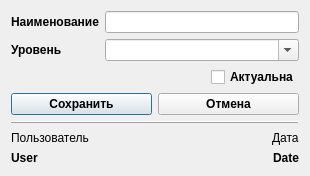
<?xml version="1.0" encoding="UTF-8"?>
<ui version="4.0">
 <class>CCppsstDialog</class>
 <widget class="QDialog" name="CCppsstDialog">
  <property name="windowModality">
   <enum>Qt::WindowModal</enum>
  </property>
  <property name="geometry">
   <rect>
    <x>0</x>
    <y>0</y>
    <width>310</width>
    <height>176</height>
   </rect>
  </property>
  <property name="sizePolicy">
   <sizepolicy hsizetype="Preferred" vsizetype="Preferred">
    <horstretch>0</horstretch>
    <verstretch>0</verstretch>
   </sizepolicy>
  </property>
  <property name="minimumSize">
   <size>
    <width>310</width>
    <height>176</height>
   </size>
  </property>
  <property name="maximumSize">
   <size>
    <width>310</width>
    <height>176</height>
   </size>
  </property>
  <property name="acceptDrops">
   <bool>true</bool>
  </property>
  <property name="windowTitle">
   <string>Dialog</string>
  </property>
  <property name="modal">
   <bool>true</bool>
  </property>
  <layout class="QGridLayout" name="gridLayout_2">
   <item row="0" column="0">
    <layout class="QGridLayout" name="gLayoutDictionaryTemplate">
     <item row="0" column="0">
      <widget class="QLabel" name="labelItem">
       <property name="sizePolicy">
        <sizepolicy hsizetype="Fixed" vsizetype="Preferred">
         <horstretch>0</horstretch>
         <verstretch>0</verstretch>
        </sizepolicy>
       </property>
       <property name="font">
        <font>
         <family>Arial</family>
         <pointsize>9</pointsize>
         <weight>75</weight>
         <bold>true</bold>
        </font>
       </property>
       <property name="text">
        <string>Наименование</string>
       </property>
      </widget>
     </item>
     <item row="0" column="1">
      <widget class="QLineEdit" name="lineEditName"/>
     </item>
     <item row="1" column="0">
      <widget class="QLabel" name="labelIcon">
       <property name="font">
        <font>
         <family>Arial</family>
         <pointsize>9</pointsize>
         <weight>75</weight>
         <bold>true</bold>
        </font>
       </property>
       <property name="text">
        <string>Уровень</string>
       </property>
      </widget>
     </item>
     <item row="1" column="1">
      <widget class="QComboBox" name="comboBoxIcon">
       <property name="editable">
        <bool>true</bool>
       </property>
      </widget>
     </item>
    </layout>
   </item>
   <item row="1" column="0">
    <layout class="QHBoxLayout" name="hLayoutActual">
     <item alignment="Qt::AlignRight">
      <widget class="QCheckBox" name="checkBoxActual">
       <property name="sizePolicy">
        <sizepolicy hsizetype="Fixed" vsizetype="Fixed">
         <horstretch>0</horstretch>
         <verstretch>0</verstretch>
        </sizepolicy>
       </property>
       <property name="font">
        <font>
         <family>Arial</family>
         <pointsize>9</pointsize>
         <weight>75</weight>
         <bold>true</bold>
        </font>
       </property>
       <property name="text">
        <string>Актуальна</string>
       </property>
      </widget>
     </item>
    </layout>
   </item>
   <item row="2" column="0">
    <layout class="QHBoxLayout" name="hLayoutOkCancel">
     <item>
      <widget class="QPushButton" name="buttonSave">
       <property name="font">
        <font>
         <family>Arial</family>
         <pointsize>9</pointsize>
         <weight>75</weight>
         <bold>true</bold>
        </font>
       </property>
       <property name="text">
        <string>Сохранить</string>
       </property>
       <property name="default">
        <bool>false</bool>
       </property>
       <property name="flat">
        <bool>false</bool>
       </property>
      </widget>
     </item>
     <item>
      <widget class="QPushButton" name="buttonCancel">
       <property name="font">
        <font>
         <family>Arial</family>
         <pointsize>9</pointsize>
         <weight>75</weight>
         <bold>true</bold>
        </font>
       </property>
       <property name="text">
        <string>Отмена</string>
       </property>
      </widget>
     </item>
    </layout>
   </item>
   <item row="3" column="0">
    <widget class="Line" name="line">
     <property name="frameShadow">
      <enum>QFrame::Raised</enum>
     </property>
     <property name="orientation">
      <enum>Qt::Horizontal</enum>
     </property>
    </widget>
   </item>
   <item row="4" column="0">
    <layout class="QGridLayout" name="gLayoutInformation">
     <item row="0" column="0" alignment="Qt::AlignLeft">
      <widget class="QLabel" name="labelUserI">
       <property name="font">
        <font>
         <family>Arial</family>
        </font>
       </property>
       <property name="frameShadow">
        <enum>QFrame::Plain</enum>
       </property>
       <property name="text">
        <string>Пользователь</string>
       </property>
      </widget>
     </item>
     <item row="1" column="0" alignment="Qt::AlignLeft">
      <widget class="QLabel" name="labelUserD">
       <property name="font">
        <font>
         <family>Arial</family>
         <pointsize>9</pointsize>
         <weight>75</weight>
         <bold>true</bold>
        </font>
       </property>
       <property name="text">
        <string>User</string>
       </property>
      </widget>
     </item>
     <item row="0" column="1" alignment="Qt::AlignRight">
      <widget class="QLabel" name="labelDateI">
       <property name="font">
        <font>
         <family>Arial</family>
        </font>
       </property>
       <property name="text">
        <string>Дата</string>
       </property>
      </widget>
     </item>
     <item row="1" column="1" alignment="Qt::AlignRight">
      <widget class="QLabel" name="labelDateD">
       <property name="font">
        <font>
         <family>Arial</family>
         <pointsize>9</pointsize>
         <weight>75</weight>
         <bold>true</bold>
        </font>
       </property>
       <property name="text">
        <string>Date</string>
       </property>
      </widget>
     </item>
    </layout>
   </item>
  </layout>
 </widget>
 <resources/>
 <connections/>
</ui>
